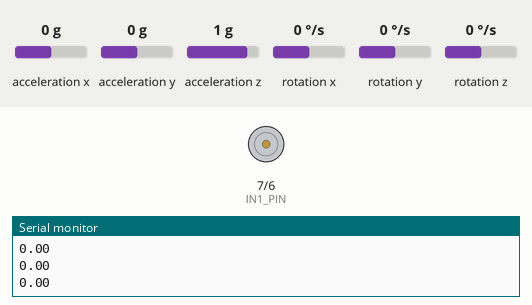
Recording of a sketch running on a simulated Arduino Uno, built with avr-gcc and run on an emulated ATmega328P. Parts: motor-driver pin pairs drawn as motors (green arrow = first pin HIGH = forward, orange = second pin HIGH = backward, longer = more drive, scaled by the enable pin), the last lines printed to the serial monitor. Inputs (shaded band) come from the test bench; at power-on: acceleration y 0 g, acceleration x 0 g, acceleration z 1 g, rotation x 0 °/s, rotation y 0 °/s, rotation z 0 °/s.

Above: at 2.2 s.
2.3 s: acceleration y set to -1.4 g
At 2.8 s:
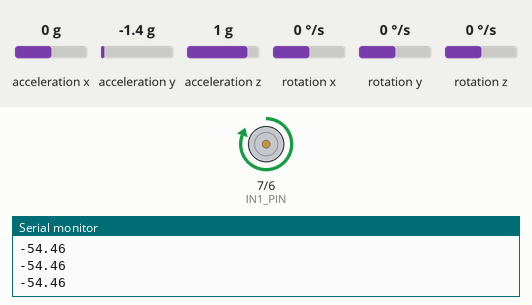
3.8 s: acceleration x set to -1.4 g
At 4.2 s:
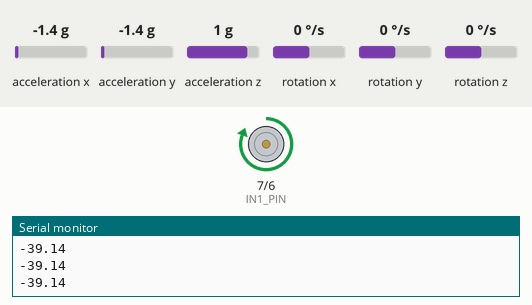
5.3 s: acceleration y set to -0.1 g
6.8 s: acceleration y set to 0.2 g
At 7.4 s:
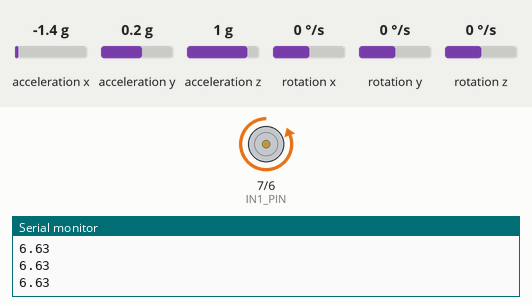
8.3 s: acceleration y set to -0.8 g
At 9.7 s:
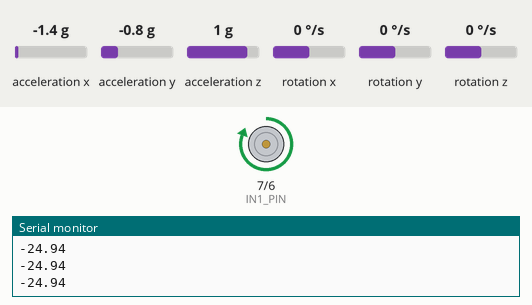
Timing chart, 0 to 10.8 s (numbered marks = the images above; inputs shaded):
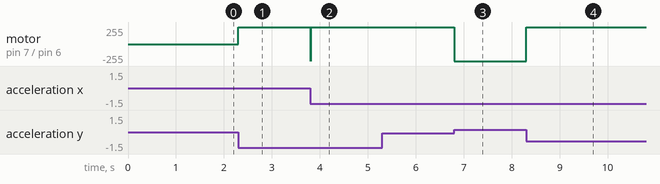

The sketch:

RWP_100.ino
```cpp
// The 1st experiemnet of the project consists of the reaction wheel segway which operates solely by the power of the reaction wheel motor

#include <Wire.h>           // Includes the Wire library for I2C communication
#include <MPU6050_light.h>   // Includes the MPU6050 library for interacting with the MPU6050 sensor

// Initialize MPU6050 object with Wire (I2C)
MPU6050 mpu(Wire);

// Pin definitions for motor control
const int PWM_PIN = 5;    // PWM pin used to control motor speed (connected to motor driver)
const int IN1_PIN = 7;    // Pin to control motor direction (connected to motor driver)
const int IN2_PIN = 6;    // Pin to control motor direction (connected to motor driver)

// PID controller variables for maintaining balance
float Kp = 20000.0;       // Proportional gain (adjusts the motor power based on how far the system is from the setpoint)
float Ki = 10.0;          // Integral gain (helps eliminate steady-state error by considering the accumulated error over time)
float Kd = 50000.0;       // Derivative gain (reacts to the rate of change of the error, helping dampen oscillations)
float setpoint_angle = 0.0; // Desired angle of balance (setpoint) - 0 means upright
float lastAngleError = 0.0; // Used to store the previous error for the derivative term
float integral_angle = 0.0; // Used to accumulate the error over time for the integral term

// Timing variables for controlling the sample rate (time between updates)
unsigned long lastTime = 0;  // Stores the last time the loop was updated
const unsigned long SAMPLE_TIME = 5; // Sample time for the loop in milliseconds (5ms = 200Hz)

// Timing variable for calculating delta time between PID updates
long prevT = 0;

void setup() {
  Serial.begin(9600);   // Initialize serial communication at a baud rate of 9600 bits per second for debugging
  Wire.begin();         // Initialize I2C communication with the MPU6050 sensor

  // Initialize the motor control pins
  pinMode(PWM_PIN, OUTPUT);
  pinMode(IN1_PIN, OUTPUT);
  pinMode(IN2_PIN, OUTPUT);

  // Initialize the MPU6050 sensor
  byte status = mpu.begin();
  while (status != 0) {  // If the MPU6050 fails to initialize, print an error message and retry
    Serial.println("MPU6050 initialization failed. Please check your connections.");
    delay(1000);  // Wait 1 second before retrying
  }

  Serial.println("MPU6050 initialized successfully!");  // Confirm successful initialization

  // Calibrate the MPU6050 to get accurate offsets for accelerometer and gyroscope
  Serial.println("Calibrating MPU...");
  mpu.calcOffsets();  // Automatically calculate the offsets for accurate readings
  Serial.println("Calibration complete!");

  // Print CSV header for data output (in this case, we only print the angle)
  Serial.println("Time,Angle,MotorOutput");  // Commented out because we only print the angle in this version
}

void loop() {
  // Get the current time
  unsigned long currentTime = millis();  // millis() gives the number of milliseconds since the Arduino started running

  // If enough time (SAMPLE_TIME) has passed since the last loop, proceed with the control
  if (currentTime - lastTime >= SAMPLE_TIME) {
    // Calculate the time that has passed since the last loop (delta time)
    float deltaTime = (float)(currentTime - lastTime) / 1000.0;  // Convert from milliseconds to seconds

    // Update the MPU6050 sensor and calculate the current tilt angle
    float angle = updateMPU(deltaTime);

    // Calculate the required motor output using the PID controller
    float motorOutput = calculatePID(angle, deltaTime);

    // Set the motor speed and direction based on the PID output
    setMotorSpeed(motorOutput);

    // Output the current angle to the Serial Monitor (CSV format)
    Serial.println(angle);  // Only print the angle

    // Update the last time the loop ran
    lastTime = currentTime;
  }
}

// Function to update MPU6050 and calculate the current tilt angle
float updateMPU(float deltaTime) {
  mpu.update();              // Get updated sensor readings from the MPU6050
  float rawAngle = mpu.getAngleX();  // Get the current angle around the X-axis (tilt angle)
  return rawAngle;            // Return the current tilt angle
}

// PID control function: calculates the required motor output based on the current angle
float calculatePID(float angle, float deltaTime) {
  // Calculate the error (difference between the setpoint angle and the current angle)
  float angleError = setpoint_angle - angle;

  // Accumulate the error over time (integral term)
  integral_angle += angleError * deltaTime;

  // Calculate the rate of change of the error (derivative term)
  float derivative_angle = (angleError - lastAngleError) / deltaTime;

  // Calculate the PID output (motor speed and direction)
  float output = Kp * angleError + Ki * integral_angle + Kd * derivative_angle;

  // Update the previous error for the next loop iteration
  lastAngleError = angleError;

  return output;  // Return the motor control signal (output from the PID controller)
}

// Function to control the motor speed and direction based on the PID output
void setMotorSpeed(float motorOutput) {
  // If the motor output is positive, rotate the motor forward
  if (motorOutput > 0) {
    digitalWrite(IN1_PIN, HIGH);  // Set motor direction to forward
    digitalWrite(IN2_PIN, LOW);
  }
  // If the motor output is negative, rotate the motor in reverse
  else {
    digitalWrite(IN1_PIN, LOW);   // Set motor direction to reverse
    digitalWrite(IN2_PIN, HIGH);
    motorOutput = -motorOutput;   // Make the motor speed positive
  }

  // Set the motor speed using PWM (Pulse Width Modulation)
  analogWrite(PWM_PIN, constrain(motorOutput, 0, 255));  // Constrain motor speed to the range 0-255 (valid for PWM)
}
```

Measured:
- the behaviour switches between 0 and 0.1 g on acceleration y (found by bisection; images 2 and 3)
- after the input at 2.3 s, motor on pin 7 (IN1_PIN) / pin 6 (IN2_PIN): stopped → forward 255/255 at once
- after the input at 3.8 s, motor on pin 7 (IN1_PIN) / pin 6 (IN2_PIN): forward 255/255 → backward 255/255 at once, → forward 255/255 0.01 s later
- after the input at 6.8 s, motor on pin 7 (IN1_PIN) / pin 6 (IN2_PIN): forward 255/255 → backward 255/255 at once
- after the input at 8.3 s, motor on pin 7 (IN1_PIN) / pin 6 (IN2_PIN): backward 255/255 → forward 255/255 at once
